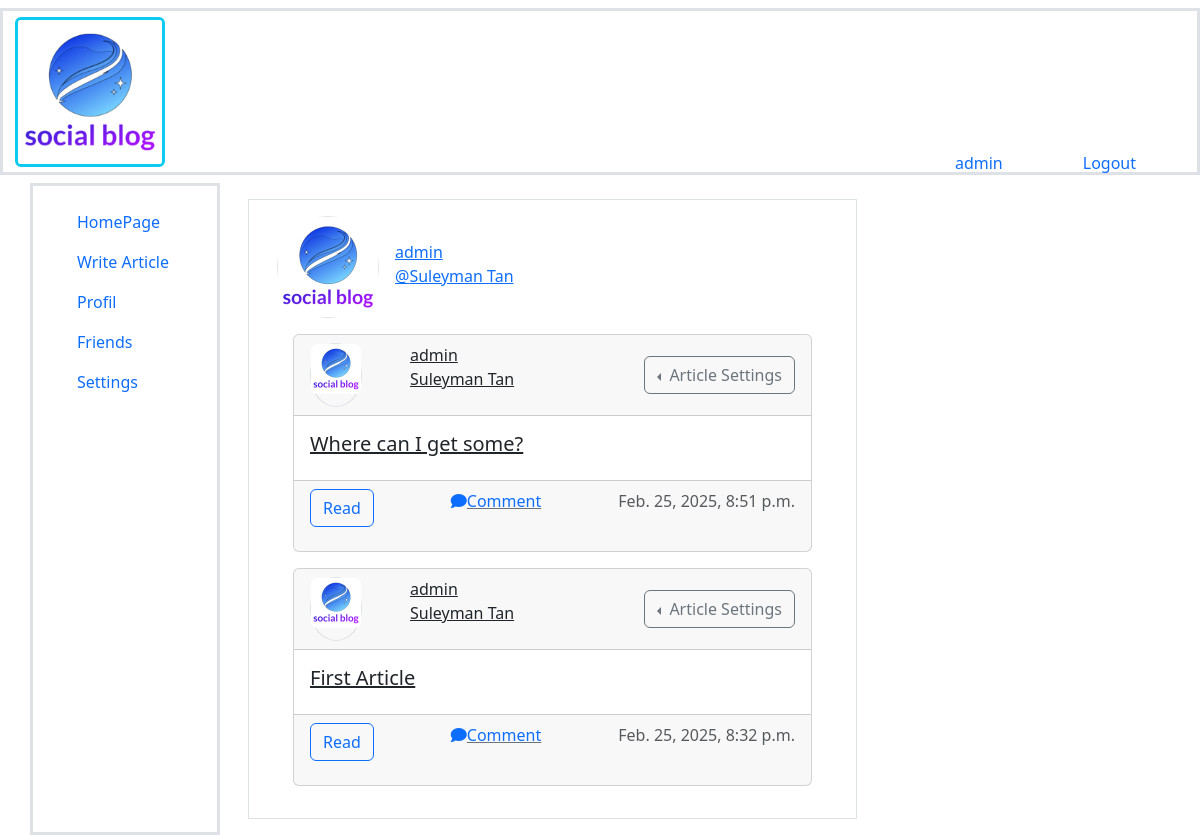
Screenshot of /profile/1 (signed in) with the database file from the repository.
### articles/models.py (models this page shows, shortened)
class Article(models.Model):
    title=models.CharField(max_length=200)
    content = models.TextField()
    author = models.ForeignKey(User,on_delete=models.CASCADE,related_name="articles")
    created_at = models.DateTimeField(auto_now_add=True)
    updated_at = models.DateTimeField(auto_now=True)
    slug = models.SlugField(unique=True,blank=True,null=True)
    image = models.ImageField(upload_to='article_images/',blank=True,null=True)
    class Meta:
        ordering = ['-created_at']

### home/views.py (the view)
# urls.py: path("profile/<int:id>", views.profile, name = 'profile'),
@login_required
def profile(request,id):
    user = get_object_or_404(User, id=id)
    articles = Article.objects.filter(author=user)
    return render(request,'profile.html',{'user':user,'articles':articles})

### templates/profile.html (shortened to what this page needs)
{% extends "base.html" %}
{% load static %}
{% block content %}
<div class="container-fluid border">
    <row>
        <div class="col-md-12 p-3">
            {% if user %}
            <div class="card-header d-flex flex-row">
                <a href="{% url 'index' %}" >
                <div class="text-center border" style="border-radius:50%; !important;">
                    <img src="{% static "images/logo.png" %}" class="rounded " alt="..." style='height:100px; width:100px; border-radius:50%; !important;'>
                </div>
            </a>
               <a href="{% url 'profile' user.pk  %}" > <p class="card-text ps-3"></br>{{user.username}} </br>@{{user.get_full_name}}</p></a>
            </div>
           {% for article in articles %}
            <div class="card m-3">
                <div class="card-header">
                    <div class='d-flex flex-row '>
                        <div class="text-center border" style="border-radius:50%; !important;">
                            <img src="{% static "images/logo.png" %}" class="rounded " alt="..." style='height:50px; width:50px; border-radius:50%; !important;'>
                        </div>
                        <div class="ps-5">
                            <p>
                                <a href="{% url 'profile' user.id %}" class="text-dark ">{{article.author}}</br>{{article.author.get_full_name}}</a>
                            </p>
                        </div>
                        {% if user.is_authenticated %}
                        <div class="btn-group-vertical ms-auto" role="group" aria-label="Vertical button group">
                            <div class="btn-group dropstart" role="group">
                              <button type="button" class="btn btn-outline-secondary dropdown-toggle" data-bs-toggle="dropdown" aria-expanded="false">
                                Article Settings
                              </button>
                            </div>
                        </div>
                        {% endif %}
                    </div>
                </div>
                <div class="card-body">
                    <h5>
                        <a href="{% url 'read-article' article.slug %}" class="text-dark">{{article.title}}</a>
                    </h5>
                </div>
                <div class="card-footer text-body-secondary">
                    <div class='d-flex flex-row   justify-content-between'>
                        <p>
                            <a href="{% url 'read-article' article.slug %}" class="btn btn-outline-primary ">Read</a>
                        </p>
                        <p>
                            <a href="{% url 'comment' article.slug %}"class="link-underline-secondary"><i class="fa-solid fa-comment"></i>Comment</a>
                        </p>
                        <p>{{article.created_at}}</p>
                    </div>
                </div>
            </div>
            {% endfor %}
                {% endif %}
        </div>
    </row>
</div>
{% endblock content %}

### templates/base.html (shortened to what this page needs)
{% load static %}
<!DOCTYPE HTML>
<html>
	<head>
		<link rel="stylesheet" href="{% static 'css/bootstrap.min.css' %}" />
		<link rel="stylesheet" href="https://cdnjs.cloudflare.com/ajax/libs/font-awesome/6.5.1/css/all.min.css" />
	</head>
	<body class="">
		<nav class="navbar ">
			<div class="container-fluid border border-3">
				<a class="navbar-brand " href="{% url 'index' %}">
					<img src="{% static "images/logo.png"%}"  width="150" height="150" alt="Logo"class="d-inline-block align-text-top border border-3 rounded border-info ">
			  	</a>
			  	{% if user.is_authenticated %}
			  	<ul class="nav justify-content-end position-absolute bottom-0 end-0 d-flex justify-content-evenly">
					<li class="nav-item pe-5">
				  		<a class="nav-link active" aria-current="page" href="#">{{ request.user.username}}</a>
					</li>
					<li class="nav-item pe-5">
						<a class="nav-link" href="{% url 'logout' %}">Logout</a>
				 	</li>
				</ul>
			  {% endif %}
			</div>
		</nav>
		<div class="container">
			<div class="row">
				<div class="col-md-2 border border-3">
					<ul class="nav flex-column p-3 color-dark">
						<li class="nav-item">
						  <a class="nav-link" aria-current="page" href="{% url 'index' %}">HomePage</a>
						</li>
						<li class="nav-item">
							<a class="nav-link" href="{% url 'create_article' %}">Write Article</a>
						  </li>
						<li class="nav-item">
						  <a class="nav-link" href="{% url 'profile' user.pk  %}">Profil</a>
						</li>
						<li class="nav-item">
						  <a class="nav-link" href="{% url 'friends' %}">Friends</a>
						</li>
						<li class="nav-item">
						  <a class="nav-link" href="#">Settings</a>
						</li>
					</ul>
				</div>
				<div class="col-md-7">
					<div class='container-fluid'>
					<div class='row p-3'>
					{% block content %}
					{% endblock content %}
					</div>
					</div>
				</div>
				<div class="col-md-3">
					<div class='container-fluid'>
						<div class='row p-3'>
				</div>
			</div>
				</div>
		    </div>
		</div>
    </body>
</html>

### rows the page displays
Article: author "admin", author.get_full_name "Suleyman Tan", title "Where can I get some?", created_at "Feb. 25, 2025, 8:51 p.m."
Article: author "admin", author.get_full_name "Suleyman Tan", title "First Article", created_at "Feb. 25, 2025, 8:32 p.m."

### other values shown
{{ request.user.username }} "admin"
{{ user.username }} "admin"
{{ user.get_full_name }} "Suleyman Tan"
